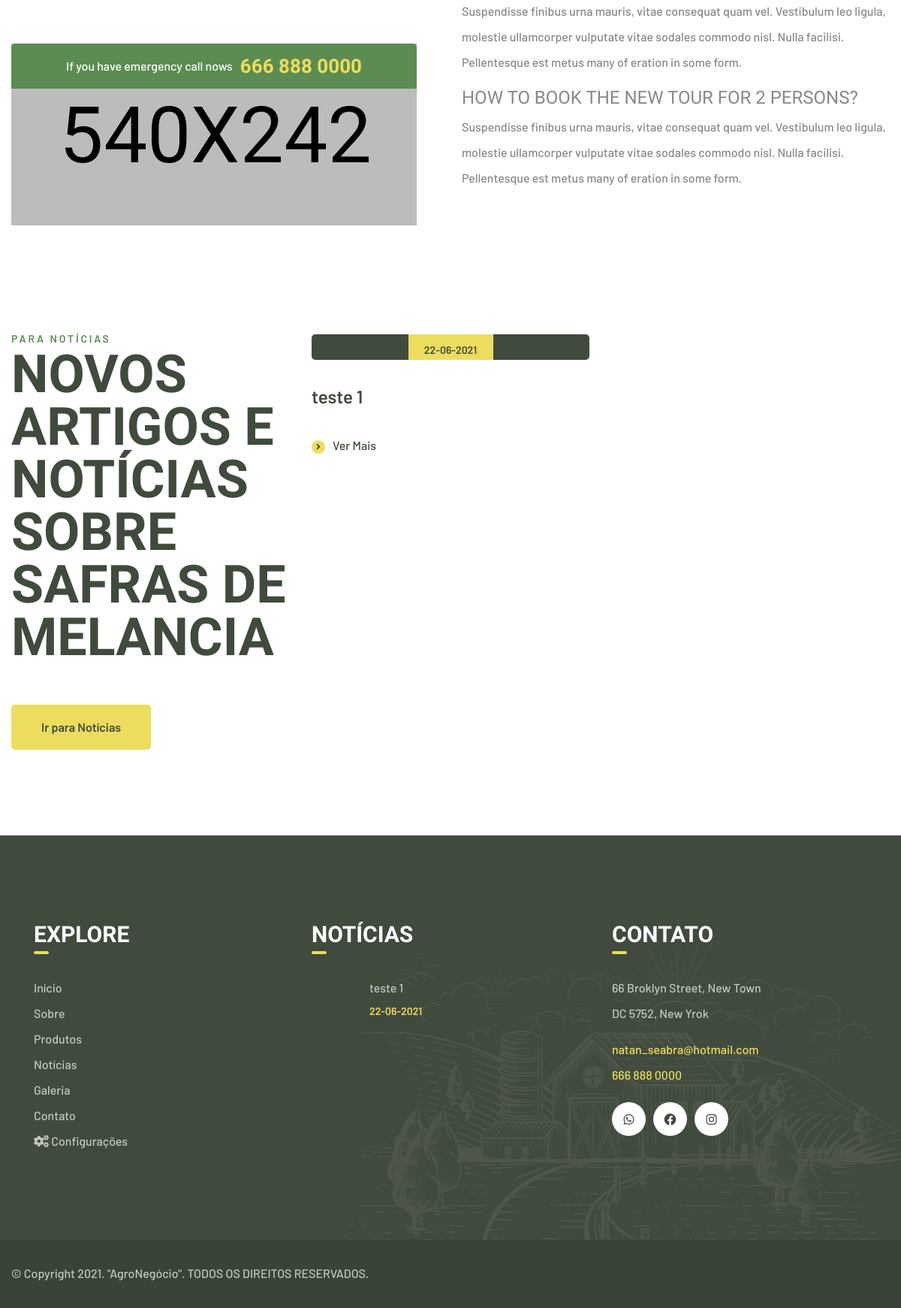
The app's page / (lower part), older data.
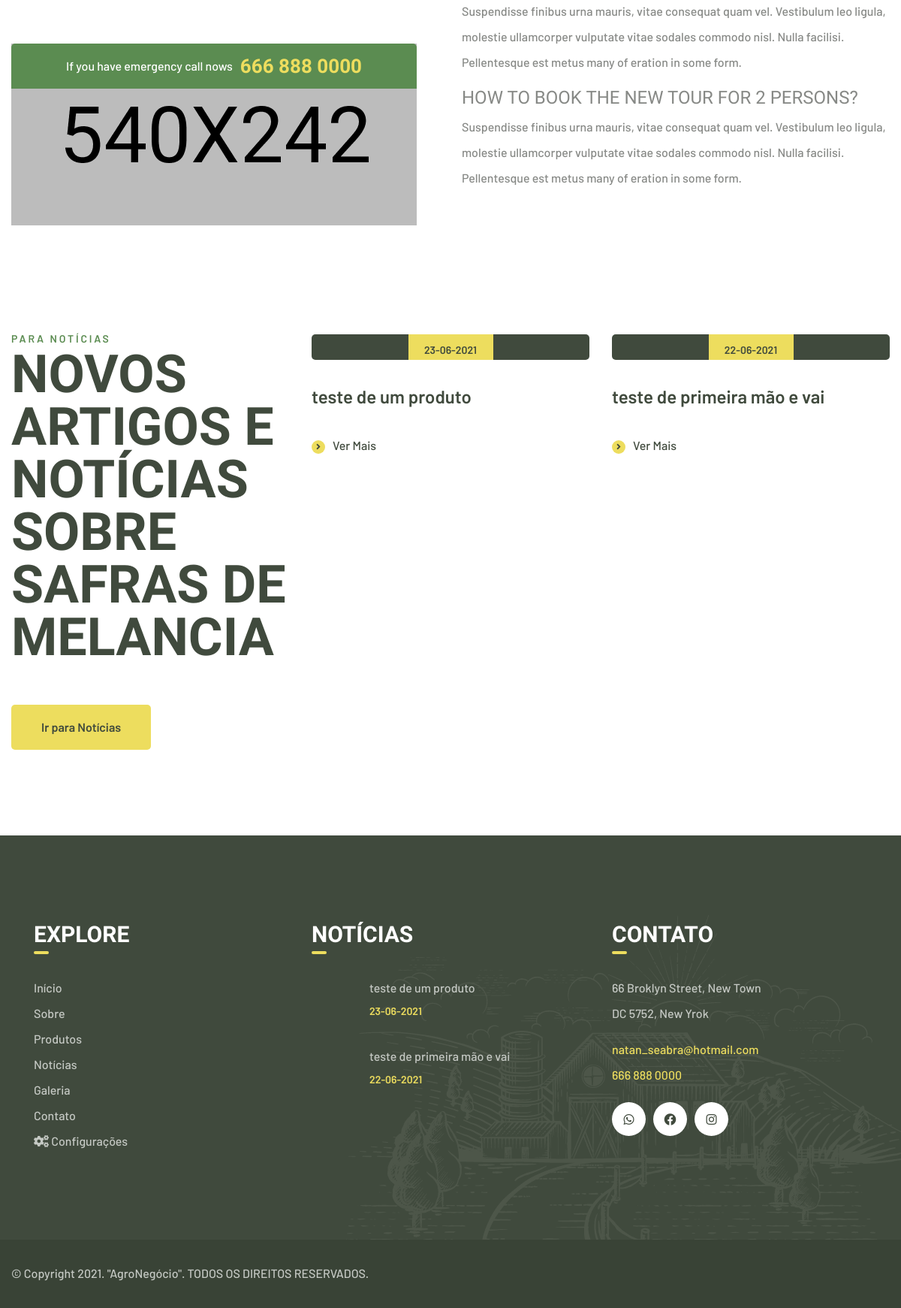
The same page, newer data.
### tables this page shows
CREATE TABLE `noticias` (
  `id` int(11) NOT NULL,
  `imagem` varchar(50) DEFAULT NULL,
  `titulo` varchar(100) NOT NULL,
  `texto` text NOT NULL,
  `data_publicacao` datetime NOT NULL,
  `administrador_id` int(11) DEFAULT NULL
);

### App/Controllers/HomeController.php (called while the page is built, shortened)
<?php
class HomeController extends Controller {
    public function index() {
        $css = null;
        $js = null;
        $bo = new \App\Models\BO\NoticiasBO();
        $noticias = $bo->listarVetor(\App\Models\Entidades\Noticias::TABELA['nome'], ["*", "date_format(data_publicacao, '%d-%m-%Y') as data_publicacao"], 2, null, "", [], 'rand()');
        $this->render("home/index", "Início", $css, $js, 3);
    }
}

### index.php (called while the page is built, shortened)
<?php
try {
    $app = new App();
    $app->run();
} catch (\Exception $e) {
    $oError = new Erro($e);
    $oError->exibe();
}

### App/Models/DAO/BaseDAO.php (called while the page is built, shortened)
<?php
abstract class BaseDAO {
    private $conexao;
    public function __construct() {
        $this->conexao = Conexao::getConnection();
    }
    public function conectar() {
        return $this->conexao;
    }
    public function select($tabela, $campos, $quantidade, $pagina, $condicao, $valorCondicao, $orderBy, $debug = null) {
        $x = 1;
        $sql = "SELECT ";
        foreach ($campos as $value) {
            if ($x == 1) {
                $x++;
            } else {
                $sql .= ', ';
            }
            $sql .= $value;
        }
        $sql .= " FROM ";
        $sql .= $tabela;
        if ($orderBy) {
            $sql .= ' ORDER BY ';
            $sql .= $orderBy;
        }
        if ($quantidade) {
            $sql .= ' LIMIT ';
            if ($pagina) {
                $sql .= $pagina;
            } else {
                $sql .= '0';
            }
            $sql .= ", ";
            $sql .= $quantidade;
        }
        $conexao = $this->conectar();
        $resultado = $conexao->query($sql);
        if ($resultado) {
            return $resultado;
        } else {
            return FALSE;
        }
    }
     public function listarVetor($tabela, $campos, $quantidade, $pagina, $condicao, $valorCondicao, $orderBy, $debug = null){
        $resultado = $this->select($tabela, $campos, $quantidade, $pagina, $condicao, $valorCondicao, $orderBy, $debug);
        if($resultado){
            $array = [];
            foreach ($resultado as $v) {
                $array[] = $v;
            }
            return $array;
        } else {
            return FALSE;
        }
    }
}

### App/Models/BO/BaseBO.php (called while the page is built, shortened)
<?php
abstract class BaseBO {
        public function listarVetor($tabela = null, $campos = ["*"], $quantidade = null, $pagina = null, $condicao = null, $valorCondicao = null, $orderBy = null, $debug = null){
        $dao = $this->instanciaDAO();
        return $dao->listarVetor($tabela, $campos, $quantidade, $pagina, $condicao, $valorCondicao, $orderBy, $debug);
    }
}

### App/Lib/Conexao.php (called while the page is built, shortened)
<?php
class Conexao{
    public static function getConnection() {
        $con = new mysqli(DB_HOST, DB_USER, DB_PASSWORD, DB_NAME);
        return $con;
    }
}

### App/Models/BO/NoticiasBO.php (called while the page is built, shortened)
<?php
class NoticiasBO extends BaseBO {
    public function instanciaDAO() {
        return new NoticiasDAO();
    }
}
?>

### App/Views/home/index.php (the view, shortened to what the changed rows need)
<section class="blog_four">
    <div class="container">
        <div class="row">
            <?php
            foreach ($viewVar['noticias'] as $item) {
                ?>
                <div class="col-xl-4 col-lg-4">
                    <div class="blog_four_single wow fadeInLeft" data-wow-delay="300ms">
                        <div class="blog_four_image">
                            <div class="blog_four_date_box">
                                <p><?= $item['data_publicacao'] ?></p>
                            </div>
                        </div>
                        <div class="blog-four_content">
                            <ul class="list-unstyled blog-four_meta">
                            </ul>
                            <h3><a href="<?=LINK?>noticias/visualizar/<?= $item['id'] ?>" class="blog_four_title"><?=$item['titulo']?></a></h3>
                            <div class="blog_four_read_more_btn">
                                <a href="<?=LINK?>noticias/visualizar/<?= $item['id'] ?>"><i class="fa fa-angle-right"></i>Ver Mais</a>
                            </div>
                        </div>
                    </div>
                </div>
                <?php
            }
            ?>
        </div>
    </div>
</section>

### App/Views/layoutsSite/footer.php (shortened to what the changed rows need)
<footer class="site-footer">
    <div class="container">
        <div class="row">
            <div class="col-xl-4 col-lg-4 col-md-6">
                <div class="footer-widget__column wow fadeInUp" data-wow-delay="300ms">
                    <ul class="footer-widget__news list-unstyled">
                        <?php
                        foreach ($noticiasIndex as $item) {
                            ?>
                            <li>
                                <div class="footer-widget__news_image">
                                </div>
                                <div class="footer-widget__news_text">
                                    <p><a href="<?= LINK ?>noticias/visualizar/<?= $item['id'] ?>"><?= $item['titulo'] ?></a></p>
                                </div>
                                <div class="footer-widget__news_date_box">
                                    <p><?= $item['data_publicacao'] ?></p>
                                </div>
                            </li>
                            <?php
                        }
                        ?>
                    </ul>
                </div>
            </div>
        </div>
    </div>
</footer>
</div>
</body>
</html>

Row changes from the older to the newer data that the page shows:
added noticias: data_publicacao "23-06-2021", titulo "teste de um produto"
changed noticias: titulo "teste 1" → "teste de primeira mão e vai"
